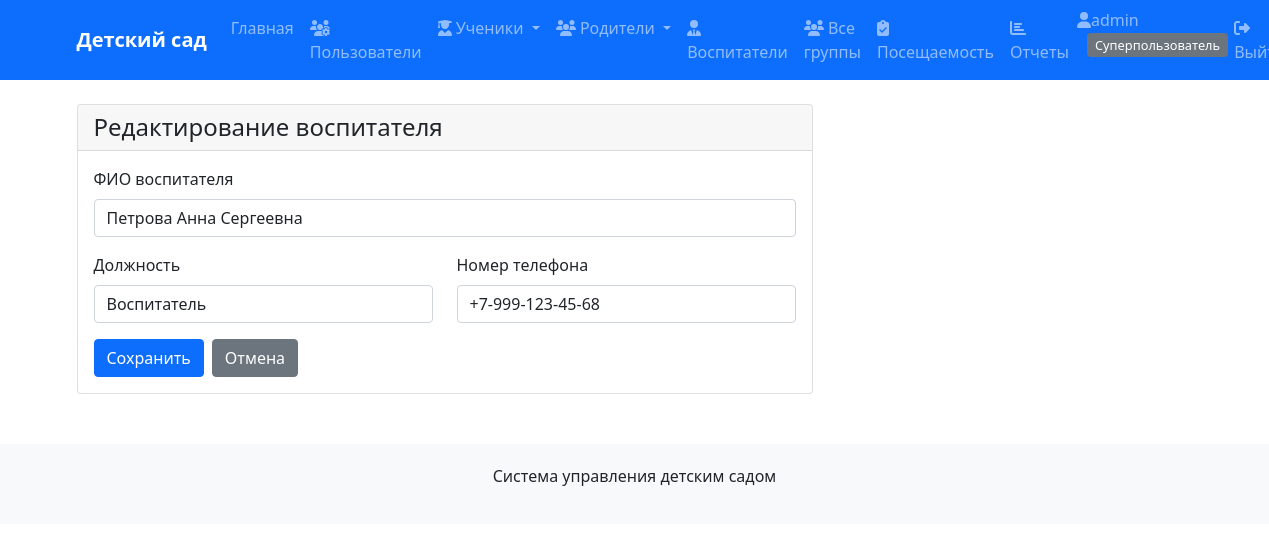
The app's page /teachers/2/edit/ (signed in) with its own data.
### kindergarten/models.py (models this page shows, shortened)
class Teacher(models.Model):
    POSITION_CHOICES = [
        ('Младший воспитатель', 'Младший воспитатель'),
        ('Воспитатель', 'Воспитатель'),
        ('Старший воспитатель', 'Старший воспитатель'),
        ('Заведующий', 'Заведующий'),
        ('Методист', 'Методист'),
    ]
    teacher_id = models.AutoField(primary_key=True)
    teacher_fio = models.CharField(max_length=100, verbose_name='ФИО воспитателя', db_index=True)
    teacher_position = models.CharField(max_length=50, choices=POSITION_CHOICES,
                                       default='Воспитатель', verbose_name='Должность', db_index=True)
    teacher_number = models.CharField(max_length=20, verbose_name='Номер телефона')
    user = models.OneToOneField(User, on_delete=models.CASCADE, null=True, blank=True,
                               related_name='teacher_profile')
    class Meta:
        verbose_name = 'Воспитатель'
        verbose_name_plural = 'Воспитатели'
        indexes = [
            models.Index(fields=['teacher_fio', 'teacher_position']),
        ]

### kindergarten/views.py (the view)
# urls.py: path('teachers/<int:pk>/edit/', views.teacher_edit, name='teacher_edit'),
@login_required
def teacher_edit(request, pk):
    teacher = get_object_or_404(Teacher, pk=pk)
    if request.method == 'POST':
        form = TeacherForm(request.POST, instance=teacher)
        if form.is_valid():
            form.save()
            messages.success(request, f'Данные воспитателя {teacher.teacher_fio} обновлены!')
            return redirect('teacher_detail', pk=teacher.pk)
    else:
        form = TeacherForm(instance=teacher)
    return render(request, 'kindergarten/teacher_form.html', {'form': form, 'title': 'Редактирование воспитателя'})

### kindergarten/forms.py
class TeacherForm(forms.ModelForm):
    class Meta:
        model = Teacher
        fields = '__all__'
        widgets = {
            'teacher_fio': forms.TextInput(attrs={'class': 'form-control', 'placeholder': 'Иванова Мария Петровна'}),
            'teacher_position': forms.Select(attrs={'class': 'form-control'}),
            'teacher_number': forms.TextInput(attrs={'class': 'form-control', 'placeholder': '+7-999-123-45-67'}),
        }

### kindergarten/templates/kindergarten/teacher_form.html (shortened to what this page needs)
{% extends 'kindergarten/base.html' %}
{% block content %}
<div class="row">
    <div class="col-md-8">
        <div class="card">
            <div class="card-header">
                <h4 class="mb-0">{{ title }}</h4>
            </div>
            <div class="card-body">
                <form method="post">
                    <div class="mb-3">
                        <label for="{{ form.teacher_fio.id_for_label }}" class="form-label">
                            ФИО воспитателя
                        </label>
                        {{ form.teacher_fio }}
                    </div>
                    <div class="row">
                        <div class="col-md-6">
                            <div class="mb-3">
                                <label for="{{ form.teacher_position.id_for_label }}" class="form-label">
                                    Должность
                                </label>
                                {{ form.teacher_position }}
                            </div>
                        </div>
                        <div class="col-md-6">
                            <div class="mb-3">
                                <label for="{{ form.teacher_number.id_for_label }}" class="form-label">
                                    Номер телефона
                                </label>
                                {{ form.teacher_number }}
                            </div>
                        </div>
                    </div>
                    <div class="d-flex gap-2">
                        <button type="submit" class="btn btn-primary">
                             Сохранить
                        </button>
                        <a href="{% url 'teacher_list' %}" class="btn btn-secondary">
                             Отмена
                        </a>
                    </div>
                </form>
            </div>
        </div>
    </div>
</div>
{% endblock %}

### kindergarten/templates/kindergarten/base.html (shortened to what this page needs)
<!DOCTYPE html>
<html lang="ru">
<head>
    <link href="https://cdn.jsdelivr.net/npm/bootstrap@5.1.3/dist/css/bootstrap.min.css" rel="stylesheet">
</head>
<body>
    <nav class="navbar navbar-expand-lg navbar-dark bg-primary">
        <div class="container">
            <a class="navbar-brand" href="{% url 'home' %}">Детский сад</a>
            <div class="collapse navbar-collapse" id="navbarNav">
                <ul class="navbar-nav me-auto">
                    <li class="nav-item">
                        <a class="nav-link" href="{% url 'home' %}">Главная</a>
                    </li>
                    {% if user.is_authenticated %}
                        {% if user.groups.all.0.name == 'Родители' %}
                            {% if user.parent_profile %}
                                <li class="nav-item">
                                    <a class="nav-link" href="{% url 'parent_detail' user.parent_profile.pk %}">
                                        <i class="fas fa-user"></i> Мой профиль
                                    </a>
                                </li>
                                {% with children=user.parent_profile.studentparent_set.all %}
                                    {% if children %}
                                        <li class="nav-item">
                                            <a class="nav-link" href="{% url 'student_detail' children.0.student.pk %}">
                                                <i class="fas fa-child"></i> Мой ребенок
                                            </a>
                                        </li>
                                        <li class="nav-item">
                                            <a class="nav-link" href="{% url 'group_detail' children.0.student.group.pk %}">
                                                <i class="fas fa-users"></i> Группа ребенка
                                            </a>
                                        </li>
                                    {% endif %}
                                {% endwith %}
                            {% endif %}
                        {% elif user.is_superuser %}
                            <li class="nav-item">
                                <a class="nav-link" href="{% url 'user_management' %}">
                                    <i class="fas fa-users-cog"></i> Пользователи
                                </a>
                            </li>
                            <li class="nav-item dropdown">
                                <a class="nav-link dropdown-toggle" href="#" id="studentsDropdown" role="button" data-bs-toggle="dropdown">
                                    <i class="fas fa-user-graduate"></i> Ученики
                                </a>
                            </li>
                            <li class="nav-item dropdown">
                                <a class="nav-link dropdown-toggle" href="#" id="parentsDropdown" role="button" data-bs-toggle="dropdown">
                                    <i class="fas fa-users"></i> Родители
                                </a>
                            </li>
                            <li class="nav-item">
                                <a class="nav-link" href="{% url 'teacher_list' %}">
                                    <i class="fas fa-user-tie"></i> Воспитатели
                                </a>
                            </li>
                            <li class="nav-item">
                                <a class="nav-link" href="{% url 'group_list' %}">
                                    <i class="fas fa-users"></i> Все группы
                                </a>
                            </li>
                            <li class="nav-item">
                                <a class="nav-link" href="{% url 'attendance_list' %}">
                                    <i class="fas fa-clipboard-check"></i> Посещаемость
                                </a>
                            </li>
                        {% endif %}
                        <li class="nav-item">
                            <a class="nav-link" href="{% url 'reports_dashboard' %}">
                                <i class="fas fa-chart-bar"></i> Отчеты
                            </a>
                        </li>
                    {% endif %}
                </ul>
                <ul class="navbar-nav">
                    {% if user.is_authenticated %}
                        <li class="nav-item">
                            <span class="navbar-text me-3">
                                <i class="fas fa-user"></i>{{ user.username }}
                                <span class="user-role">
                                    {% if user.groups.all.0.name == 'Родители' %}
                                        Родитель
                                    {% elif user.groups.all.0.name == 'Воспитатели' %}
                                        Воспитатель
                                    {% elif user.groups.all.0.name == 'Заведующие' %}
                                        Администратор
                                    {% elif user.is_superuser %}
                                        Суперпользователь
                                    {% endif %}
                                </span>
                            </span>
                        </li>
                        <li class="nav-item">
                            <a class="nav-link" href="{% url 'logout' %}">
                                <i class="fas fa-sign-out-alt"></i> Выйти
                            </a>
                        </li>
                    {% endif %}
                </ul>
            </div>
        </div>
    </nav>
    <div class="container mt-4">
        {% block content %}{% endblock %}
    </div>
    <footer class="footer">
        <div class="container text-center">
            <p>Система управления детским садом</p>
        </div>
    </footer>
</body>
</html>

### kindergarten/templates/kindergarten/base.html (style rules this page uses)
.navbar-brand { font-weight: bold; }
.footer { margin-top: 50px; padding: 20px; background-color: #f8f9fa; }
.user-role { background-color: #6c757d; color: white; padding: 3px 8px; border-radius: 4px; font-size: 0.8em; margin-left: 10px; }

### records on screen
Teacher: teacher_fio "Петрова Анна Сергеевна", teacher_position "Воспитатель", teacher_number "+7-999-123-45-68"

### other values on screen
{{ user.username }} "admin"
{{ title }} "Редактирование воспитателя"
